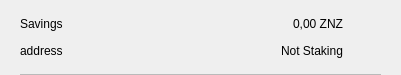
<?xml version="1.0" encoding="UTF-8"?>
<ui version="4.0">
 <class>CSRow</class>
 <widget class="QWidget" name="CSRow">
  <property name="geometry">
   <rect>
    <x>0</x>
    <y>0</y>
    <width>401</width>
    <height>75</height>
   </rect>
  </property>
  <property name="windowTitle">
   <string>Form</string>
  </property>
  <layout class="QVBoxLayout" name="verticalLayout">
   <property name="spacing">
    <number>0</number>
   </property>
   <property name="leftMargin">
    <number>20</number>
   </property>
   <property name="topMargin">
    <number>10</number>
   </property>
   <property name="rightMargin">
    <number>20</number>
   </property>
   <property name="bottomMargin">
    <number>0</number>
   </property>
   <item>
    <widget class="QWidget" name="info" native="true">
     <property name="minimumSize">
      <size>
       <width>0</width>
       <height>0</height>
      </size>
     </property>
     <layout class="QHBoxLayout" name="horizontalLayout_3">
      <property name="leftMargin">
       <number>0</number>
      </property>
      <property name="topMargin">
       <number>0</number>
      </property>
      <property name="rightMargin">
       <number>0</number>
      </property>
      <property name="bottomMargin">
       <number>10</number>
      </property>
      <item>
       <widget class="QWidget" name="container" native="true">
        <property name="minimumSize">
         <size>
          <width>0</width>
          <height>0</height>
         </size>
        </property>
        <layout class="QVBoxLayout" name="verticalLayout_2">
         <property name="spacing">
          <number>0</number>
         </property>
         <property name="leftMargin">
          <number>0</number>
         </property>
         <property name="topMargin">
          <number>0</number>
         </property>
         <property name="rightMargin">
          <number>0</number>
         </property>
         <property name="bottomMargin">
          <number>0</number>
         </property>
         <item>
          <layout class="QHBoxLayout" name="horizontalLayout">
           <item>
            <widget class="QLabel" name="labelName">
             <property name="text">
              <string>Savings</string>
             </property>
            </widget>
           </item>
           <item>
            <spacer name="horizontalSpacer">
             <property name="orientation">
              <enum>Qt::Horizontal</enum>
             </property>
             <property name="sizeHint" stdset="0">
              <size>
               <width>40</width>
               <height>20</height>
              </size>
             </property>
            </spacer>
           </item>
           <item>
            <widget class="QLabel" name="labelAmount">
             <property name="text">
              <string>0,00 ZNZ</string>
             </property>
            </widget>
           </item>
          </layout>
         </item>
         <item>
          <layout class="QHBoxLayout" name="horizontalLayout_2">
           <item>
            <widget class="QLabel" name="labelAddress">
             <property name="text">
              <string>address</string>
             </property>
            </widget>
           </item>
           <item>
            <spacer name="horizontalSpacer_2">
             <property name="orientation">
              <enum>Qt::Horizontal</enum>
             </property>
             <property name="sizeHint" stdset="0">
              <size>
               <width>40</width>
               <height>20</height>
              </size>
             </property>
            </spacer>
           </item>
           <item>
            <widget class="QLabel" name="labelStaking">
             <property name="text">
              <string>Not Staking</string>
             </property>
            </widget>
           </item>
          </layout>
         </item>
        </layout>
       </widget>
      </item>
      <item alignment="Qt::AlignHCenter|Qt::AlignVCenter">
       <widget class="QPushButton" name="pushButtonMenu">
        <property name="minimumSize">
         <size>
          <width>24</width>
          <height>24</height>
         </size>
        </property>
        <property name="maximumSize">
         <size>
          <width>32</width>
          <height>32</height>
         </size>
        </property>
        <property name="focusPolicy">
         <enum>Qt::NoFocus</enum>
        </property>
        <property name="styleSheet">
         <string notr="true">border:none; background-color:transparent;</string>
        </property>
        <property name="text">
         <string/>
        </property>
        <property name="icon">
         <iconset>
          <normaloff>://ic-menu-hover</normaloff>://ic-menu-hover</iconset>
        </property>
        <property name="iconSize">
         <size>
          <width>24</width>
          <height>24</height>
         </size>
        </property>
       </widget>
      </item>
     </layout>
    </widget>
   </item>
   <item>
    <widget class="QLabel" name="lblDivisory">
     <property name="minimumSize">
      <size>
       <width>0</width>
       <height>1</height>
      </size>
     </property>
     <property name="maximumSize">
      <size>
       <width>16777215</width>
       <height>1</height>
      </size>
     </property>
     <property name="styleSheet">
      <string notr="true">background-color:#bababa;</string>
     </property>
     <property name="text">
      <string/>
     </property>
     <property name="alignment">
      <set>Qt::AlignBottom|Qt::AlignLeading|Qt::AlignLeft</set>
     </property>
    </widget>
   </item>
  </layout>
 </widget>
 <resources/>
 <connections/>
</ui>
